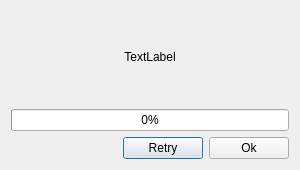
<?xml version="1.0" encoding="UTF-8"?>
<ui version="4.0">
 <class>UpdateDialog</class>
 <widget class="QDialog" name="UpdateDialog">
  <property name="geometry">
   <rect>
    <x>0</x>
    <y>0</y>
    <width>300</width>
    <height>170</height>
   </rect>
  </property>
  <property name="windowTitle">
   <string>Dialog</string>
  </property>
  <layout class="QVBoxLayout" name="verticalLayout">
   <item>
    <widget class="QLabel" name="labelStatus">
     <property name="text">
      <string>TextLabel</string>
     </property>
     <property name="alignment">
      <set>Qt::AlignCenter</set>
     </property>
    </widget>
   </item>
   <item>
    <widget class="QProgressBar" name="progressBar">
     <property name="value">
      <number>0</number>
     </property>
     <property name="textVisible">
      <bool>true</bool>
     </property>
    </widget>
   </item>
   <item>
    <layout class="QHBoxLayout" name="horizontalLayout">
     <item>
      <spacer name="horizontalSpacer">
       <property name="orientation">
        <enum>Qt::Horizontal</enum>
       </property>
       <property name="sizeHint" stdset="0">
        <size>
         <width>40</width>
         <height>20</height>
        </size>
       </property>
      </spacer>
     </item>
     <item>
      <widget class="QPushButton" name="pushButtonRetry">
       <property name="enabled">
        <bool>true</bool>
       </property>
       <property name="text">
        <string>Retry</string>
       </property>
      </widget>
     </item>
     <item>
      <widget class="QPushButton" name="pushButtonOk">
       <property name="enabled">
        <bool>true</bool>
       </property>
       <property name="text">
        <string>Ok</string>
       </property>
      </widget>
     </item>
    </layout>
   </item>
  </layout>
 </widget>
 <resources/>
 <connections/>
</ui>
